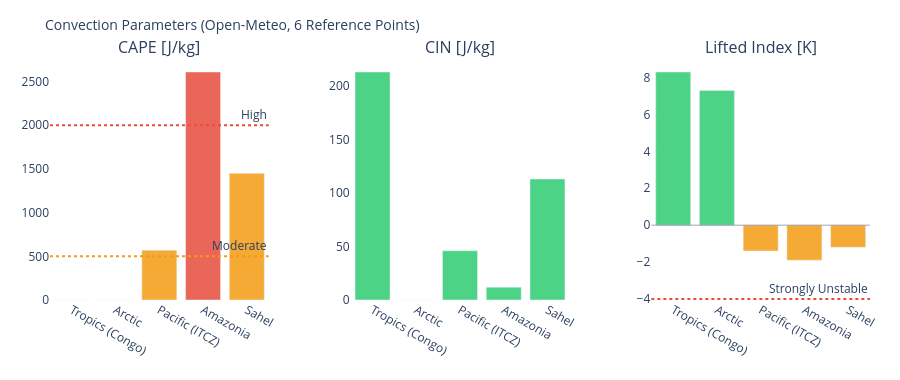

Here is the notebook cell this chart was saved with:
### Markdown cell above
---
## 3. Visualizations

### Code cell
# ============================================================
# CAPE / CIN / LIFTED INDEX – Convection potential
# ============================================================

if not df_atm.empty:
    fig = make_subplots(
        rows=1, cols=3,
        subplot_titles=['CAPE [J/kg]', 'CIN [J/kg]', 'Lifted Index [K]'],
        horizontal_spacing=0.1
    )
    pts = df_atm['point'].tolist()
    pt_colors = ['#E85D24','#185FA5','#888780','#378ADD','#639922','#F2A623']

    # CAPE – höher = mehr Gewitterpotential
    cape_vals = df_atm['cape'].fillna(0).tolist()
    cape_colors = ['#e74c3c' if v > 2000 else '#f39c12' if v > 500 else '#2ecc71'
                   for v in cape_vals]
    fig.add_trace(go.Bar(x=pts, y=cape_vals, marker_color=cape_colors,
                         opacity=0.85, showlegend=False), row=1, col=1)
    fig.add_hline(y=2000, line_dash='dot', line_color='#e74c3c',
                  annotation_text='High', row=1, col=1)
    fig.add_hline(y=500,  line_dash='dot', line_color='#f39c12',
                  annotation_text='Moderate', row=1, col=1)

    # CIN – negativer = stärker gedeckelt (weniger Auslöse)
    cin_vals = df_atm['cin'].fillna(0).tolist()
    cin_colors = ['#e74c3c' if v < -200 else '#f39c12' if v < -50 else '#2ecc71'
                  for v in cin_vals]
    fig.add_trace(go.Bar(x=pts, y=cin_vals, marker_color=cin_colors,
                         opacity=0.85, showlegend=False), row=1, col=2)

    # Lifted Index – negativ = instabil
    li_vals = df_atm['li'].fillna(0).tolist()
    li_colors = ['#e74c3c' if v < -4 else '#f39c12' if v < 0 else '#2ecc71'
                 for v in li_vals]
    fig.add_trace(go.Bar(x=pts, y=li_vals, marker_color=li_colors,
                         opacity=0.85, showlegend=False), row=1, col=3)
    fig.add_hline(y=0, line_color='gray', line_width=0.7, row=1, col=3)
    fig.add_hline(y=-4, line_dash='dot', line_color='#e74c3c',
                  annotation_text='Strongly Unstable', row=1, col=3)

    fig.update_layout(
        title=dict(text='Convection Parameters (Open-Meteo, 6 Reference Points)', font=dict(size=14)),
        height=380, plot_bgcolor='rgba(0,0,0,0)', paper_bgcolor='rgba(0,0,0,0)',
        margin=dict(l=50, r=30, t=60, b=80)
    )
    fig.update_xaxes(tickangle=30)
    fig.show()

### Figure 1 — Plotly figure (JSON) as saved in the notebook; plotly's stock layout.template omitted (floating-point values rounded to 4 significant figures)
{"data": [{"marker": {"color": ["#2ecc71", "#2ecc71", "#f39c12", "#e74c3c", "#f39c12"]}, "opacity": 0.85, "showlegend": false, "type": "bar", "x": ["Tropics (Congo)", "Arctic", "Pacific (ITCZ)", "Amazonia", "Sahel"], "xaxis": "x", "y": [0.0, 0.0, 570.0, 2610.0, 1450.0], "yaxis": "y"}, {"marker": {"color": ["#2ecc71", "#2ecc71", "#2ecc71", "#2ecc71", "#2ecc71"]}, "opacity": 0.85, "showlegend": false, "type": "bar", "x": ["Tropics (Congo)", "Arctic", "Pacific (ITCZ)", "Amazonia", "Sahel"], "xaxis": "x2", "y": [213.0, 0.0, 46.0, 12.0, 113.0], "yaxis": "y2"}, {"marker": {"color": ["#2ecc71", "#2ecc71", "#f39c12", "#f39c12", "#f39c12"]}, "opacity": 0.85, "showlegend": false, "type": "bar", "x": ["Tropics (Congo)", "Arctic", "Pacific (ITCZ)", "Amazonia", "Sahel"], "xaxis": "x3", "y": [8.3, 7.3, -1.4, -1.9, -1.2], "yaxis": "y3"}], "layout": {"annotations": [{"font": {"size": 16}, "showarrow": false, "text": "CAPE [J/kg]", "x": 0.1333, "xanchor": "center", "xref": "paper", "y": 1.0, "yanchor": "bottom", "yref": "paper"}, {"font": {"size": 16}, "showarrow": false, "text": "CIN [J/kg]", "x": 0.5, "xanchor": "center", "xref": "paper", "y": 1.0, "yanchor": "bottom", "yref": "paper"}, {"font": {"size": 16}, "showarrow": false, "text": "Lifted Index [K]", "x": 0.8667, "xanchor": "center", "xref": "paper", "y": 1.0, "yanchor": "bottom", "yref": "paper"}, {"showarrow": false, "text": "High", "x": 1, "xanchor": "right", "xref": "x domain", "y": 2000, "yanchor": "bottom", "yref": "y"}, {"showarrow": false, "text": "Moderate", "x": 1, "xanchor": "right", "xref": "x domain", "y": 500, "yanchor": "bottom", "yref": "y"}, {"showarrow": false, "text": "Strongly Unstable", "x": 1, "xanchor": "right", "xref": "x3 domain", "y": -4, "yanchor": "bottom", "yref": "y3"}], "height": 380, "margin": {"b": 80, "l": 50, "r": 30, "t": 60}, "paper_bgcolor": "rgba(0,0,0,0)", "plot_bgcolor": "rgba(0,0,0,0)", "shapes": [{"line": {"color": "#e74c3c", "dash": "dot"}, "type": "line", "x0": 0, "x1": 1, "xref": "x domain", "y0": 2000, "y1": 2000, "yref": "y"}, {"line": {"color": "#f39c12", "dash": "dot"}, "type": "line", "x0": 0, "x1": 1, "xref": "x domain", "y0": 500, "y1": 500, "yref": "y"}, {"line": {"color": "gray", "width": 0.7}, "type": "line", "x0": 0, "x1": 1, "xref": "x3 domain", "y0": 0, "y1": 0, "yref": "y3"}, {"line": {"color": "#e74c3c", "dash": "dot"}, "type": "line", "x0": 0, "x1": 1, "xref": "x3 domain", "y0": -4, "y1": -4, "yref": "y3"}], "title": {"font": {"size": 14}, "text": "Convection Parameters (Open-Meteo, 6 Reference Points)"}, "xaxis": {"anchor": "y", "domain": [0.0, 0.2667], "tickangle": 30}, "xaxis2": {"anchor": "y2", "domain": [0.3667, 0.6333], "tickangle": 30}, "xaxis3": {"anchor": "y3", "domain": [0.7333, 1.0], "tickangle": 30}, "yaxis": {"anchor": "x", "domain": [0.0, 1.0]}, "yaxis2": {"anchor": "x2", "domain": [0.0, 1.0]}, "yaxis3": {"anchor": "x3", "domain": [0.0, 1.0]}}}
